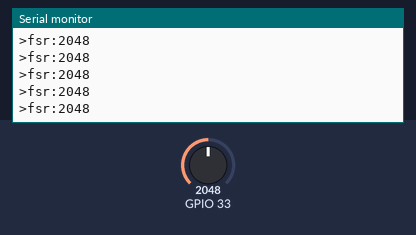
Simulated run of this program. Board: ESP32. Parts: the last lines printed to the serial monitor. The inputs (shaded band) are chosen by the test bench; at power-on: GPIO 33 = 2048.

Above: at 1.2 s.
1.3 s: GPIO 33 set to 2866
At 2.0 s:
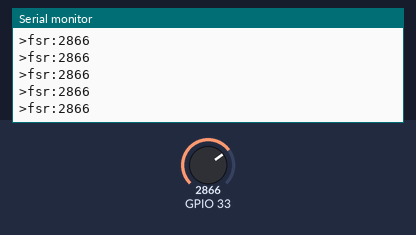
2.8 s: GPIO 33 set to 3603
At 3.6 s:
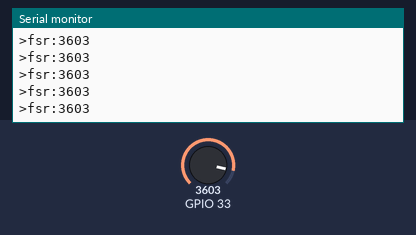
Timing chart, 0 to 5.8 s (numbered marks = the images above; inputs shaded):
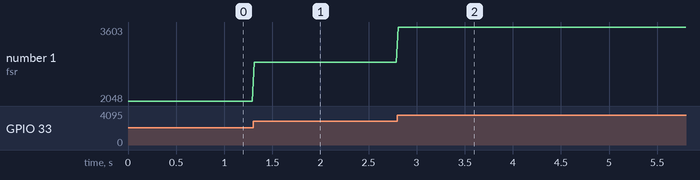

Measured:
- after the input at 1.3 s, the serial monitor: prints a new line at once (image 1)
- after the input at 2.8 s, the serial monitor: prints a new line at once (image 2)
- plotted number 1: 2048 → 2866 after the input at 1.3 s, 2866 → 3603 after the input at 2.8 s

The program:

main.cpp
```cpp
#include <Arduino.h>


void setup() {
  Serial.begin(115200);
}

void loop() {
  int FSR = analogRead(33);
  Serial.print(">fsr:");
  Serial.println(FSR);
  delay(20);
}
```
